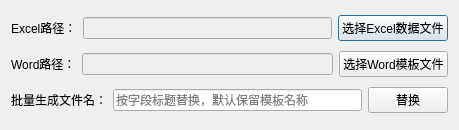
<?xml version="1.0" encoding="UTF-8"?>
<ui version="4.0">
 <class>ReplaceWindow</class>
 <widget class="QDialog" name="ReplaceWindow">
  <property name="geometry">
   <rect>
    <x>0</x>
    <y>0</y>
    <width>459</width>
    <height>130</height>
   </rect>
  </property>
  <property name="windowTitle">
   <string>EXCEL-&gt;Word 内容替换</string>
  </property>
  <layout class="QVBoxLayout" name="verticalLayout">
   <item>
    <layout class="QHBoxLayout" name="horizontalLayout_4">
     <item>
      <widget class="QLabel" name="label">
       <property name="text">
        <string>Excel路径：</string>
       </property>
      </widget>
     </item>
     <item>
      <widget class="QLineEdit" name="lineEdit_excel_path">
       <property name="enabled">
        <bool>false</bool>
       </property>
       <property name="text">
        <string/>
       </property>
      </widget>
     </item>
     <item>
      <widget class="QPushButton" name="choseExcelButton">
       <property name="text">
        <string>选择Excel数据文件</string>
       </property>
      </widget>
     </item>
    </layout>
   </item>
   <item>
    <layout class="QHBoxLayout" name="horizontalLayout_3">
     <item>
      <widget class="QLabel" name="label_2">
       <property name="text">
        <string>Word路径：</string>
       </property>
      </widget>
     </item>
     <item>
      <widget class="QLineEdit" name="lineEdit_word_path">
       <property name="enabled">
        <bool>false</bool>
       </property>
       <property name="text">
        <string/>
       </property>
      </widget>
     </item>
     <item>
      <widget class="QPushButton" name="choseWrodButton">
       <property name="text">
        <string>选择Word模板文件</string>
       </property>
      </widget>
     </item>
    </layout>
   </item>
   <item>
    <layout class="QHBoxLayout" name="horizontalLayout_5">
     <item>
      <widget class="QLabel" name="label_3">
       <property name="text">
        <string>批量生成文件名：</string>
       </property>
      </widget>
     </item>
     <item>
      <widget class="QLineEdit" name="lineEdit_output_name">
       <property name="enabled">
        <bool>true</bool>
       </property>
       <property name="text">
        <string/>
       </property>
       <property name="placeholderText">
        <string>按字段标题替换，默认保留模板名称</string>
       </property>
      </widget>
     </item>
     <item>
      <widget class="QPushButton" name="replaceButton">
       <property name="text">
        <string>替换</string>
       </property>
      </widget>
     </item>
    </layout>
   </item>
  </layout>
 </widget>
 <resources/>
 <connections/>
</ui>
